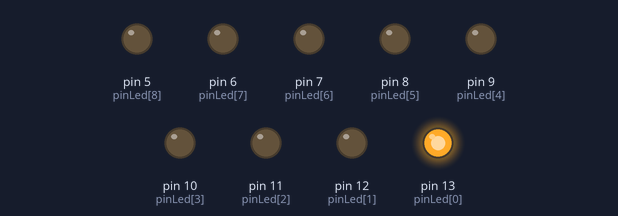
Simulated run of this sketch. Board: Arduino Uno, built with avr-gcc and run on an emulated ATmega328P. Parts: output pins drawn as LEDs (lit = HIGH).

Above: at 0.02 s.
At 0.6 s:
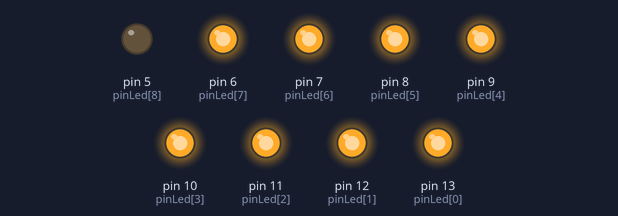
At 0.9 s:
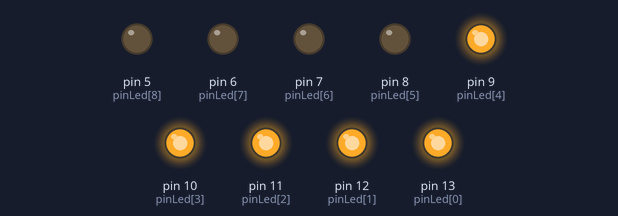
At 1.1 s:
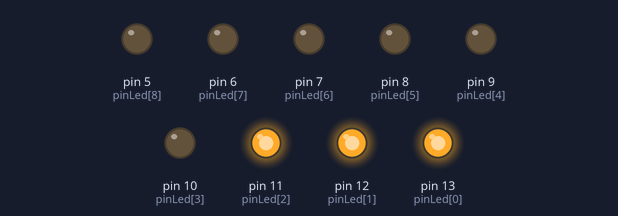
At 1.82 s:
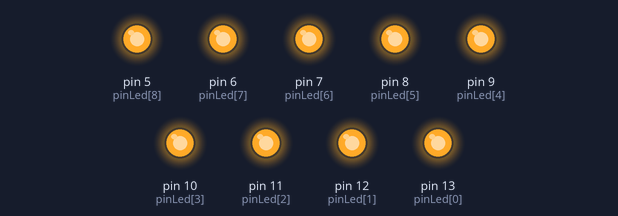
At 2.55 s:
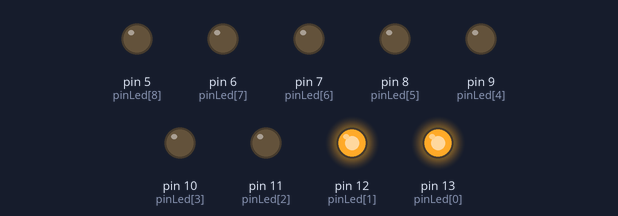
Timing chart, 0 to 3.0 s (numbered marks = the images above):
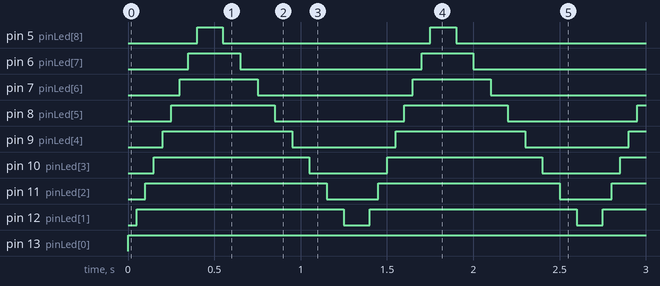

The sketch:

ledFade.ino
```cpp
#define pinBotao 2
int pinLed[9] = {13, 12, 11, 10, 9, 8, 7, 6, 5};

void setup(){
    pinMode(pinBotao, INPUT);

    for(int i = 0; i <= 8; i++)
        pinMode(pinLed[i], OUTPUT);
}

void loop(){
    int numeroLed = 0;

	for(numeroLed = 0; numeroLed <= 8; numeroLed++){
        digitalWrite(pinLed[numeroLed], HIGH);
        delay(50);
    }
	for(numeroLed = 9; numeroLed > 0; numeroLed--){
        digitalWrite(pinLed[numeroLed], LOW);
        delay(100);
    }
}
```

Measured:
- by itself, pin 5 (pinLed[8]): alternates HIGH for 0.15 s and LOW for 1.2 s
- by itself, pin 6 (pinLed[7]): alternates HIGH for 0.30 s and LOW for 1.1 s
- by itself, pin 7 (pinLed[6]): alternates HIGH for 0.45 s and LOW for 0.90 s
- by itself, pin 8 (pinLed[5]): alternates HIGH for 0.60 s and LOW for 0.75 s
- by itself, pin 9 (pinLed[4]): alternates HIGH for 0.75 s and LOW for 0.60 s
- by itself, pin 10 (pinLed[3]): alternates HIGH for 0.90 s and LOW for 0.45 s
- by itself, pin 11 (pinLed[2]): alternates HIGH for 1.1 s and LOW for 0.30 s
- by itself, pin 12 (pinLed[1]): alternates HIGH for 1.2 s and LOW for 0.15 s
